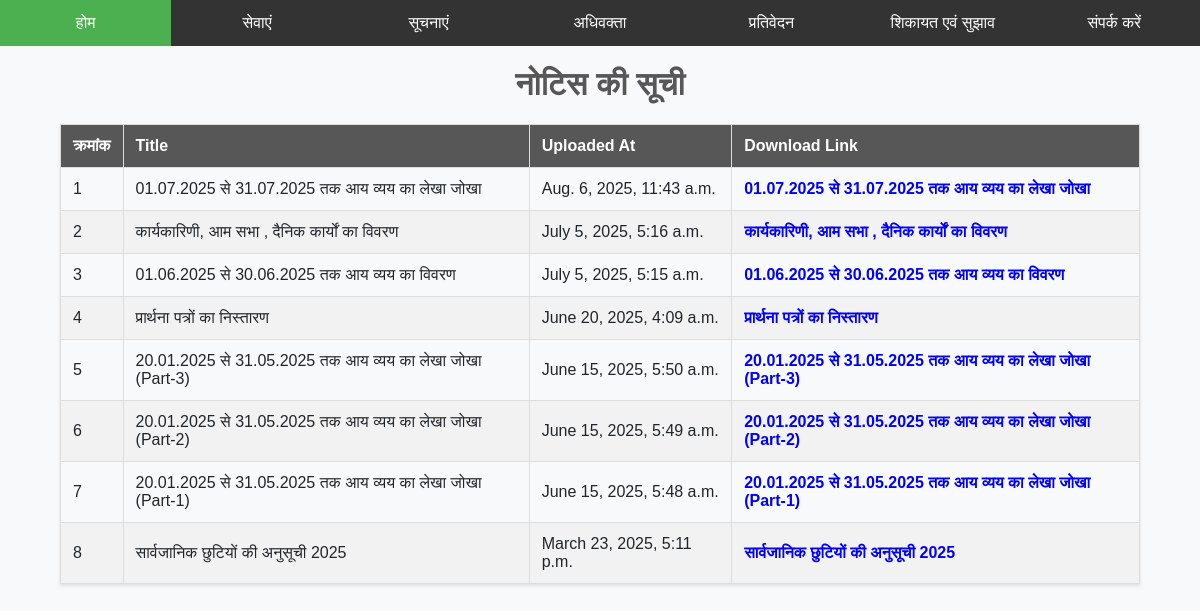
Before: /notice/ with the older database file.
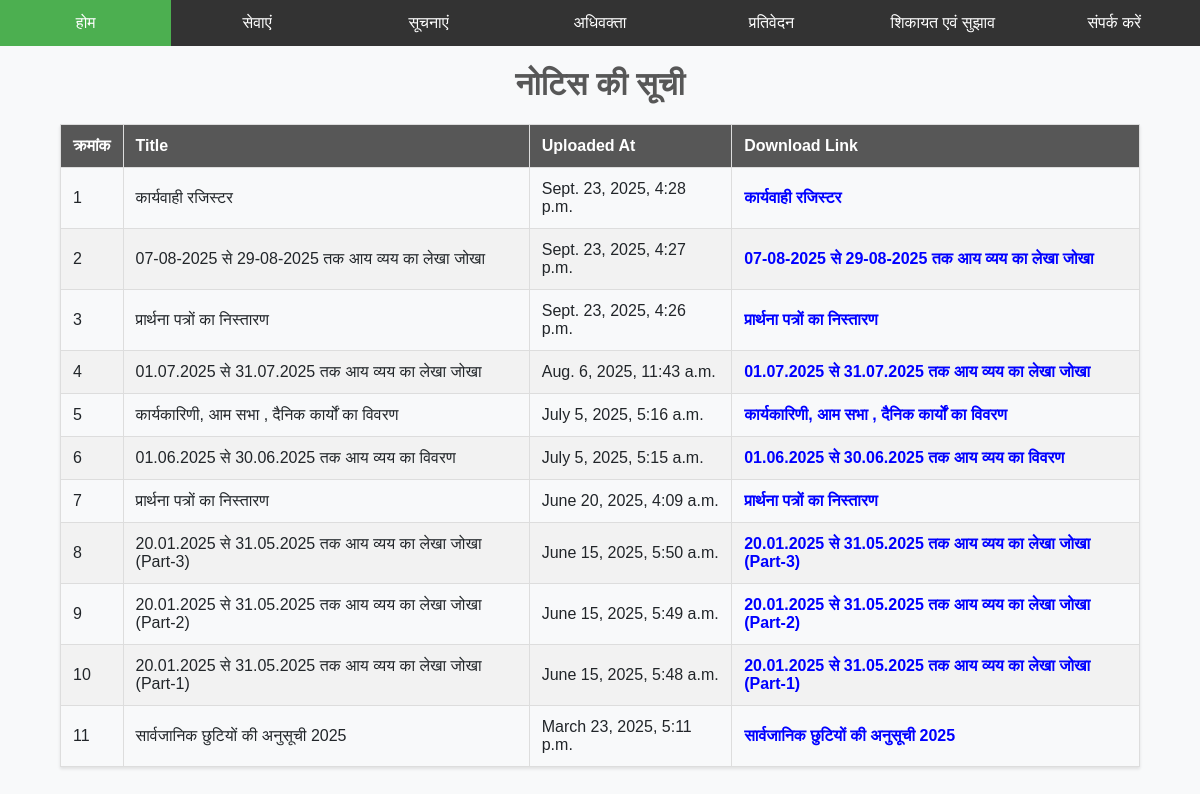
After: the same page with the newer database file.
### notice/models.py (models this page shows, shortened)
class Notice(models.Model):
    title = models.CharField(max_length=100)
    content = models.TextField(default=None, blank=True, null=True)
    file = models.FileField(upload_to='notice/')
    created_at = models.DateTimeField(auto_now_add=True)
    updated_at = models.DateTimeField(auto_now=True)
    is_active = models.BooleanField(default=True)

### notice/views.py (the view)
# urls.py: path("", views.list_notice, name="list_notices"),
def list_notice(request):
    notices = Notice.objects.all().order_by('-created_at')[0:12]
    return render(request, 'list_notices.html', context={"notices": notices})

### notice/templates/list_notices.html (shortened to what this page needs)
{% extends "base.html" %}
{% block content %}
<h1>नोटिस की सूची</h1>
<table>
    <thead>
        <tr>
            <th>क्रमांक</th>
            <th>Title</th>
            <th>Uploaded At</th>
            <th>Download Link</th>
        </tr>
    </thead>
    <tbody>
        {% for notice in notices %}
        <tr>
            <td>{{ forloop.counter }}</td>
            <td>{{ notice.title }}</td>
            <td>{{ notice.created_at }}</td>
            <td><a href="/media/{{ notice.file }}" target="_blank" style="text-decoration: none; color: #333; font-weight: bold; word-wrap: break-word;">
                <span style="color: blue; cursor: pointer;">{{ notice.title }}</span>
            </a></td>
        </tr>
        {% endfor %}
    </tbody>
</table>
{% endblock content %}

Changed rows visible on the page:
added Notice: title "कार्यवाही रजिस्टर", created_at "Sept. 23, 2025, 4:28 p.m."
added Notice: title "07-08-2025 से 29-08-2025 तक आय व्यय का लेखा जोखा", created_at "Sept. 23, 2025, 4:27 p.m."
added Notice: title "प्रार्थना पत्रों का निस्तारण", created_at "Sept. 23, 2025, 4:26 p.m."
